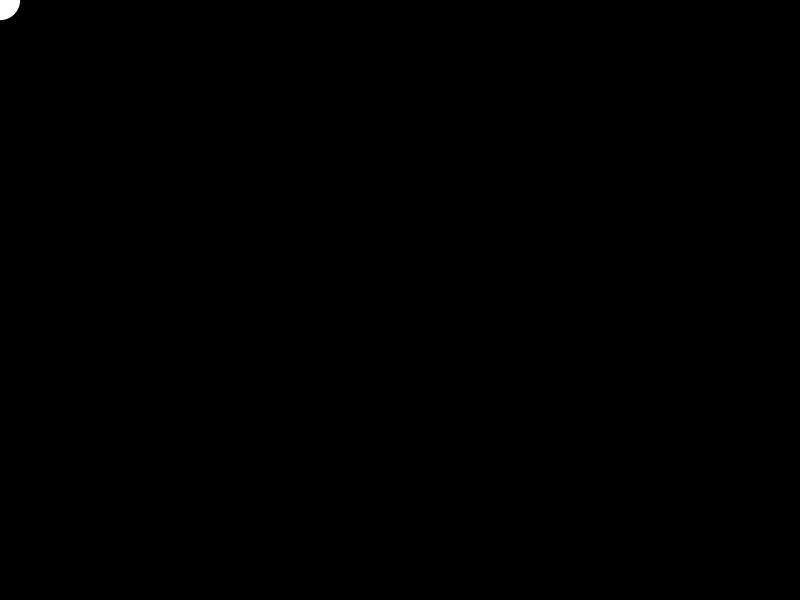
Frame 1 (no input)
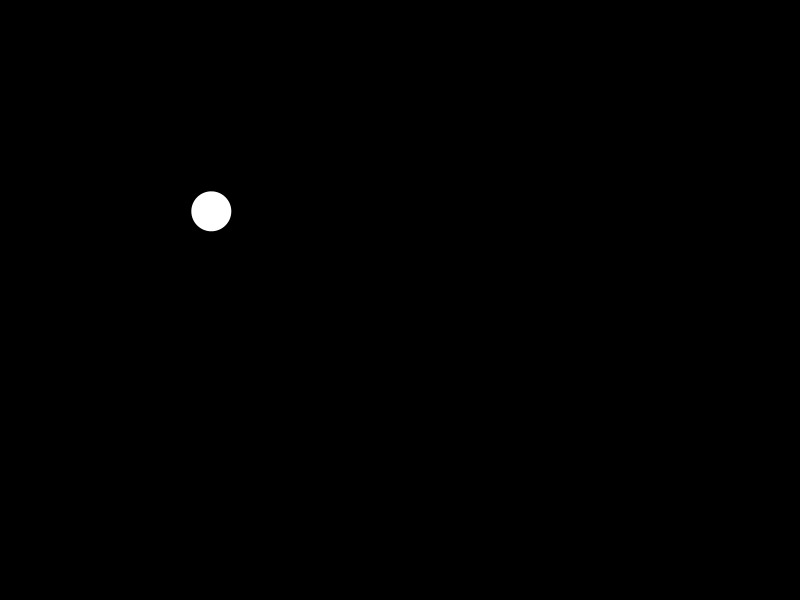
Frame 60 (the mouse pressed at the canvas centre just before this capture)
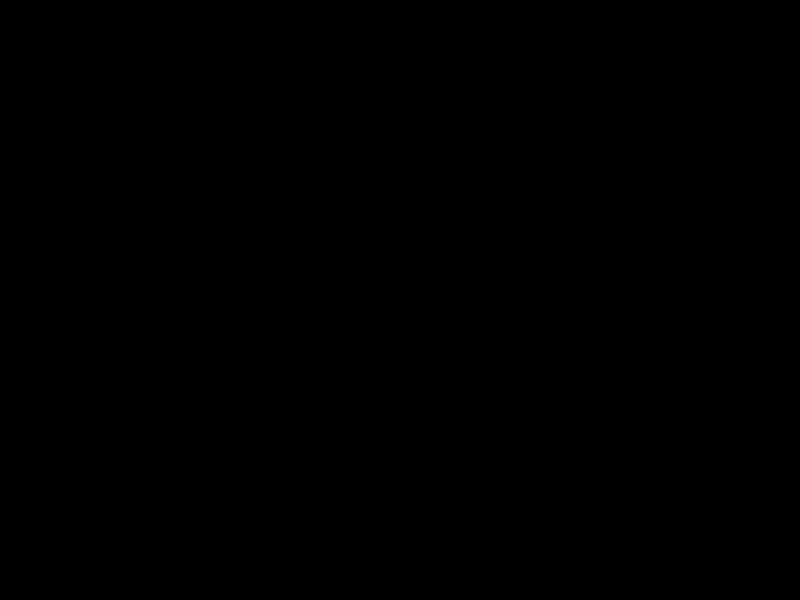
Frame 120 (the mouse held since frame 60 and released just before this capture)

The Processing sketch that drew these frames (run headless with seeded random() and noise(); from frame 60 on, the mouse is pressed at the canvas centre):

// Processing sketch: hill_ball_19_06_22
// ── hill_ball_19_06_22.pde
PVector loc, vel;

float gravity = 0.1;
float force = 0.01;

float angle = radians(60);

void setup(){
  size(800, 600);
  loc = new PVector(0, 0);
  vel = new PVector(0, 0);
}


void draw(){
  background(0);
  
  float acc = gravity/sin(angle);
  vel.x = vel.x + acc;
  vel.y = vel.y + acc;
  
  loc.add(vel);
  
  
  noStroke();
  fill(255);
  ellipse(loc.x, loc.y, 40, 40); 
   
}
